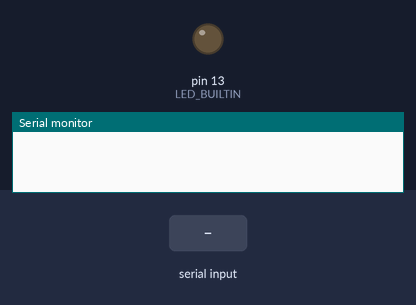
Simulated run of this sketch. Board: Arduino Uno, built with avr-gcc and run on an emulated ATmega328P. On the bench: output pins drawn as LEDs (lit = HIGH), the last lines printed to the serial monitor. Inputs (shaded band) come from the test bench.

Above: at 1.2 s.
1.3 s: "o" received over Serial
At 2.0 s:
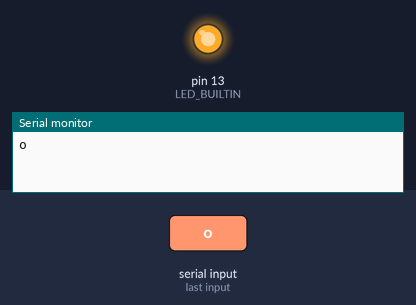
2.8 s: "c" received over Serial
At 4.7 s:
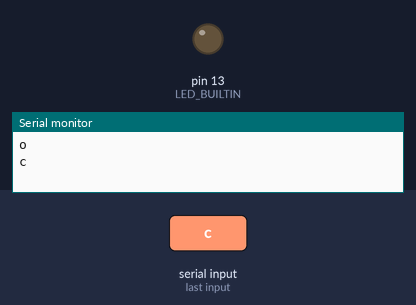
Timing chart, 0 to 6.2 s (numbered marks = the images above; inputs shaded):
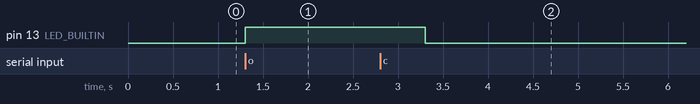

The sketch:

BLUETOOTH_UART.ino
```cpp
void setup() {

pinMode(LED_BUILTIN, OUTPUT);
Serial.begin(9600);
   }
void loop() {

if (Serial.available()){
  char data;
  data=Serial.read();
  Serial.println(data);

  if (data =='o'){
    digitalWrite(LED_BUILTIN,HIGH);
    delay(2000);
  }

  else if(data =='c'){
    digitalWrite(LED_BUILTIN  ,LOW);
    delay(2000);
  }
}

}
```

Measured:
- after the input at 1.3 s, pin 13 (LED_BUILTIN): LOW → HIGH at once
- after the input at 2.8 s, pin 13 (LED_BUILTIN): HIGH → LOW after 0.50 s
